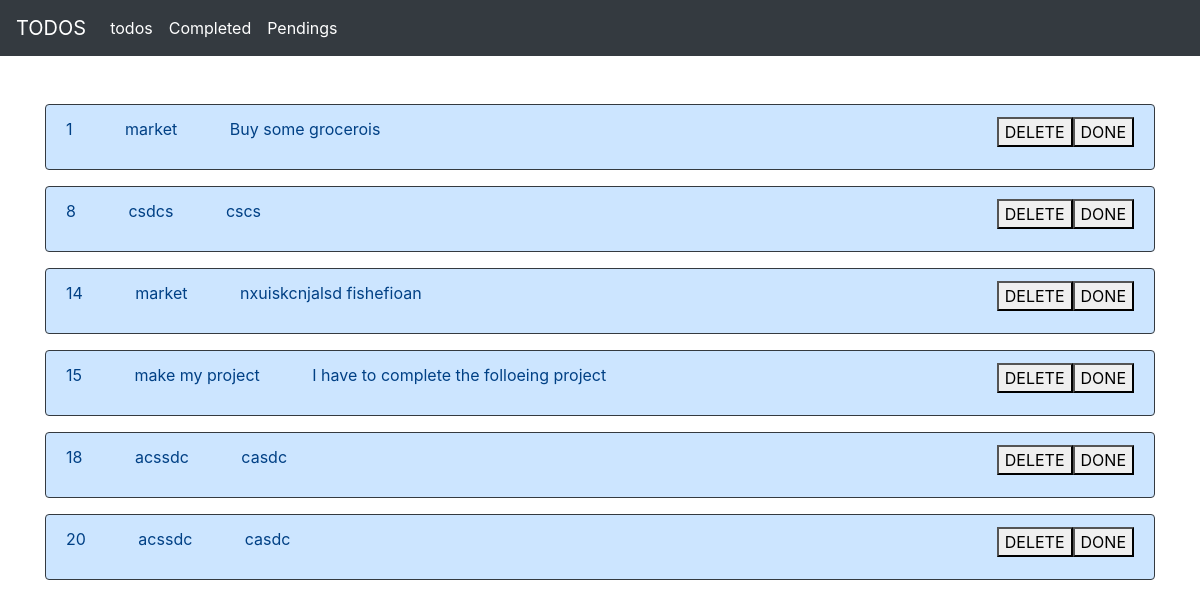
Page /complete on the committed database.
### app_1/models.py (models this page shows, shortened)
class todos(models.Model):
    title = models.CharField(max_length=50)
    discription = models.TextField()
    is_completed = models.BooleanField(default=False)
    created_at = models.DateTimeField(auto_now_add=True)

### app_1/views.py (the view)
# urls.py: path('complete', views.completed),
def completed(request):
    todo=todos.objects.filter(is_completed=True)
    if request.method=='GET':
        todo=todos.objects.filter(is_completed=True)
        return render(request, 'completed.html',{'todo':todo} )

### app_1/templates/completed.html
{% extends 'base.html' %}
{% block body %}
<div class="container mx-10 my-5">
    {% for todos in todo  %}
    <div class="alert alert-primary border-dark"  type = 'checkbox' >
      <p><a> {{todos.id}}</a>
        <a class="block mx-5" >{{todos.title}}</a>
        <a class="text my-5">{{todos.discription}}</a>
        <a href="{% url 'update' todo.id%}"><button style="float: right;" >DONE</button></a>
        <a href=""><button style="float: right;" >DELETE</button></a>
      </p>
    </div>
    {% endfor %}
  </div>
{% endblock body %}

### rows in the picture
todos: id "1", title "market", discription "Buy some grocerois"
todos: id "8", title "csdcs", discription "cscs"
todos: id "14", title "market", discription "nxuiskcnjalsd fishefioan"
todos: id "15", title "make my project", discription "I have to complete the folloeing project"
todos: id "18", title "acssdc", discription "casdc"
todos: id "20", title "acssdc", discription "casdc"
